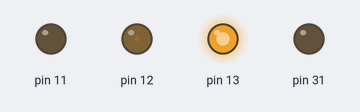
Recording of a sketch running on a simulated Arduino Mega 2560, built with avr-gcc and run on an emulated ATmega2560. Shown: output pins drawn as LEDs (lit = HIGH).

Above: at 0.15 s.
At 9.78 s:
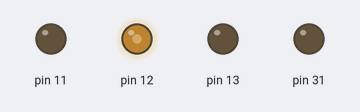
At 19.79 s:
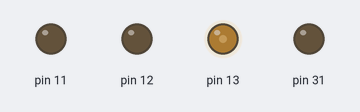
At 39.44 s:
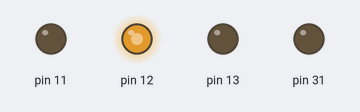
Timing chart, 0 to 40.0 s (numbered marks = the images above):
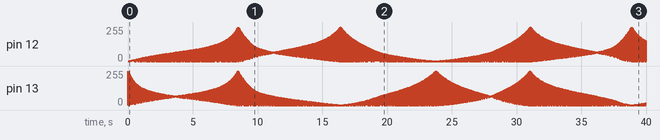

The sketch:

myki_fnord_mode.ino
```cpp
// (licence header left out)
#include "math.h"
#define DEG_TO_RAD(X) (M_PI*(X)/180)

#define WHITE OCR1A
#define BLUE OCR1B
#define GREEN OCR1C
#define RED OCR3A

int whitevalue;

long int delaytime;  // Seconds between mode changes.
long int modifier;
int color1;
int color2;

struct HSI {
  float h;
  float s;
  float i;
  float htarget;
  float starget;
} color;

void sendcolor() {
  int rgbw[4];
  while (color.h >=360) color.h = color.h - 360;
  while (color.h < 0) color.h = color.h + 360;
  if (color.i > 1) color.i = 1;
  if (color.i < 0) color.i = 0;
  if (color.s > 1) color.s = 1;
  if (color.s < 0) color.s = 0;
  // Fix ranges (somewhat redundantly).
  hsi2rgbw(color.h, color.s, color.i, rgbw);
  RED = rgbw[0];
  GREEN = rgbw[1];
  BLUE = rgbw[2];
  WHITE = rgbw[3];
}

void hsi2rgbw(float H, float S, float I, int* rgbw) {
  float r, g, b, w;
  float cos_h, cos_1047_h;
  H = fmod(H,360); // cycle H around to 0-360 degrees
  H = 3.14159*H/(float)180; // Convert to radians.
  S = S>0?(S<1?S:1):0; // clamp S and I to interval [0,1]
  I = I>0?(I<1?I:1):0;

  // This section is modified by the addition of white so that it assumes
  // fully saturated colors, and then scales with white to lower saturation.
  //
  // Next, scale appropriately the pure color by mixing with the white channel.
  // Saturation is defined as "the ratio of colorfulness to brightness" so we will
  // do this by a simple ratio wherein the color values are scaled down by (1-S)
  // while the white LED is placed at S.

  // This will maintain constant brightness because in HSI, R+B+G = I. Thus,
  // S*(R+B+G) = S*I. If we add to this (1-S)*I, where I is the total intensity,
  // the sum intensity stays constant while the ratio of colorfulness to brightness
  // goes down by S linearly relative to total Intensity, which is constant.

  if(H < 2.09439) {
    cos_h = cos(H);
    cos_1047_h = cos(1.047196667-H);
    r = S*I/3*(1+cos_h/cos_1047_h);
    g = S*I/3*(1+(1-cos_h/cos_1047_h));
    b = 0;
    w = (1-S)*I;
  } else if(H < 4.188787) {
    H = H - 2.09439;
    cos_h = cos(H);
    cos_1047_h = cos(1.047196667-H);
    g = S*I/3*(1+cos_h/cos_1047_h);
    b = S*I/3*(1+(1-cos_h/cos_1047_h));
    r = 0;
    w = (1-S)*I;
  } else {
    H = H - 4.188787;
    cos_h = cos(H);
    cos_1047_h = cos(1.047196667-H);
    b = S*I/3*(1+cos_h/cos_1047_h);
    r = S*I/3*(1+(1-cos_h/cos_1047_h));
    g = 0;
    w = (1-S)*I;
  }

  // Mapping Function from rgbw = [0:1] onto their respective ranges.
  // For standard use, this would be [0:1]->[0:0xFFFF] for instance.

  // Here instead I am going to try a parabolic map followed by scaling.
  rgbw[0]=0xFFFF*r*r;
  rgbw[1]=0xFFFF*g*g;
  rgbw[2]=0xFFFF*b*b;
  rgbw[3]=0xFFFF*w*w;
}

void setup() {
  // Configure LED pins.
  DDRB |= (1<<7)|(1<<6)|(1<<5);
  TCCR1A = 0b10101010;
  TCCR1B = 0b00011001;
  ICR1 = 0xFFFF;
  RED = 0x0000;
  GREEN = 0x0000;
  BLUE = 0x0000;
  DDRC |= (1<<6); // Red LED PWM Port.
  TCCR3A = 0b10000010;
  TCCR3B = 0b00011001;
  ICR3 = 0xFFFF;

  // Set prescalers to 1 for all timers; note that this means that millis() et all will be 64x too short.

  color.i = 1;
  color.s = 1;

  color1 = 0;
  color2 = 120;

  delaytime = 150;
  modifier = 5;
}

void loop() {
  color.h = color1;
  sendcolor();
  delay(delaytime/10);
  color.h = color2;
  sendcolor();
  delay(delaytime/10);
  delaytime = delaytime + modifier;
  if (delaytime > 500 or delaytime < 150) modifier = -modifier;
  color1 += 1;
  color2 += 1;
  while (color1 >= 360) color1 = color1 - 360;
  while (color2 >= 360) color2 = color2 - 360;
}
```
